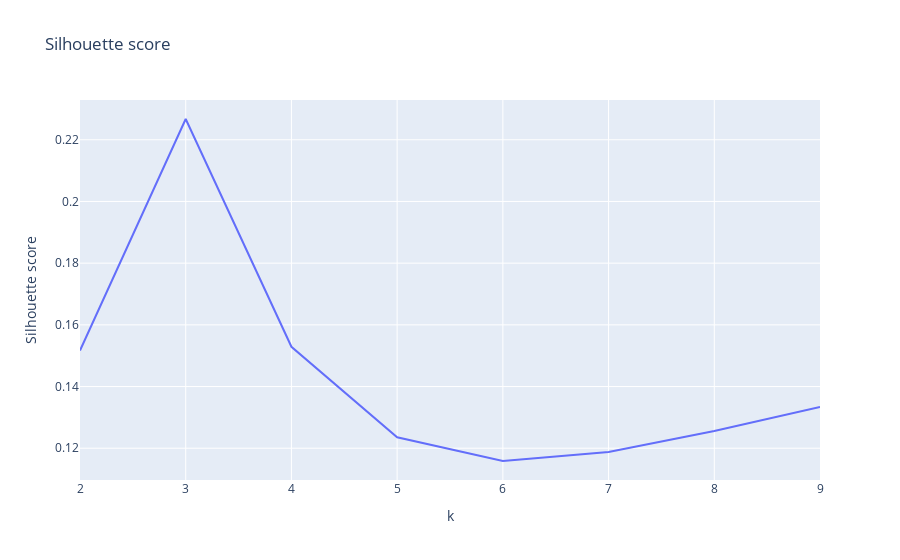

Write notebook code for a chart like this one.
### Code cell
silhouette_scores = []

for k in range(2, 10):
    kmeans = KMeans(n_clusters=k, random_state=42, init="random", n_init="auto")
    kmeans.fit(df_cluster_product_region_ss)
    silhouette_scores.append(silhouette_score(df_cluster_product_region_ss, kmeans.labels_))

fig = px.line(
    x=range(2, 10),
    y=silhouette_scores,
    title="Silhouette score",
    labels={"x": "k", "y": "Silhouette score"},
)
fig.show()

### Figure 1 — Plotly figure (JSON) as saved in the notebook; plotly's stock layout.template omitted (floating-point values rounded to 4 significant figures)
{"data": [{"hovertemplate": "k=%{x}<br>Silhouette score=%{y}<extra></extra>", "legendgroup": "", "line": {"color": "#636efa", "dash": "solid"}, "marker": {"symbol": "circle"}, "mode": "lines", "name": "", "orientation": "v", "showlegend": false, "type": "scatter", "x": [2, 3, 4, 5, 6, 7, 8, 9], "xaxis": "x", "y": [0.1517, 0.2267, 0.1529, 0.1236, 0.1159, 0.1188, 0.1256, 0.1333], "yaxis": "y"}], "layout": {"legend": {"tracegroupgap": 0}, "title": {"text": "Silhouette score"}, "xaxis": {"anchor": "y", "domain": [0, 1], "title": {"text": "k"}}, "yaxis": {"anchor": "x", "domain": [0, 1], "title": {"text": "Silhouette score"}}}}
